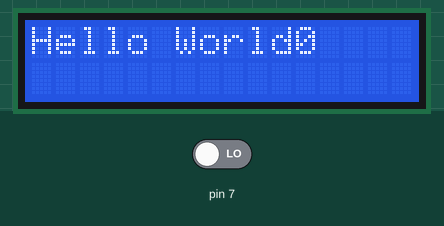
This sketch was run on a simulated Arduino Uno, built with avr-gcc and run on an emulated ATmega328P. Parts: 16×2 character LCD. The test bench sets the inputs (shaded band); at power-on: pin 7 LOW.

Above: at 1.2 s.
1.3 s: pin 7 driven HIGH
At 1.7 s:
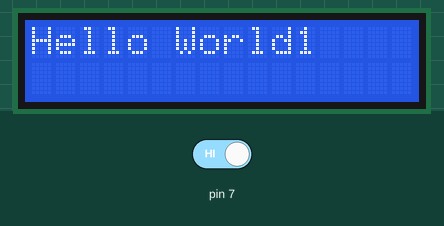
Timing chart, 0 to 4.3 s (numbered marks = the images above; inputs shaded):
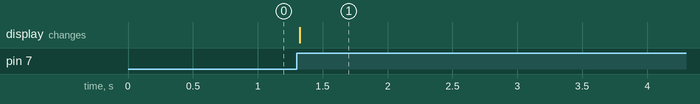

Measured:
- after the input at 1.3 s, the display: changes at once (image 1)

The sketch:

Backpack.ino
```cpp
#include <Wire.h>
#include <LiquidCrystal_I2C.h>
LiquidCrystal_I2C lcd(0x27, 16, 2);
int bean = 0;
int buttonState;
int bp=0;
void setup()
{
	lcd.init();
	lcd.backlight();
	pinMode(7, INPUT);
}

void loop()
{
	buttonState = digitalRead(7);
	lcd.setCursor(0, 0);
	lcd.print("Hello World");
	lcd.print(bean);
	if ((buttonState == HIGH) && (bp==0))
	{
		bean++;
		bp=1;
	}
	if (buttonState == LOW)
	{
		bp=0;
	}
}
```
